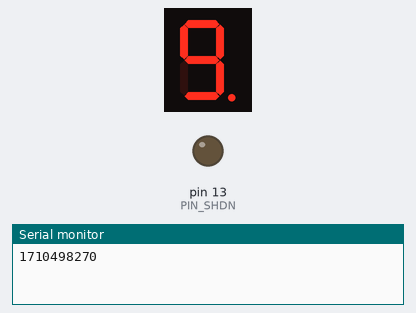
Bench run of a sketch on a simulated Arduino Leonardo, built with avr-gcc and run on an emulated ATmega32U4. Parts: 1-digit seven-segment display, output pins drawn as LEDs (lit = HIGH), the last lines printed to the serial monitor. Wiring (inferred from the names in the program): 1-digit 7-segment display, segments lit when LOW: segments pin 9, pin 8, pin 7, pin 6, pin 2, pin 3, pin 4, pin 5. The local clock reads 2024-03-15 10:24:30 at power-on unless the sketch sets it; the segment pins are drawn as the display they are named for; pins used as bus, display or sensor lines are not drawn.

Above: at 0.1 s.
At 35.7 s:
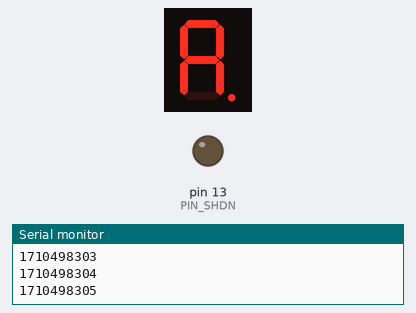

The sketch:

Nixieclock_v3.ino
```cpp
#include <Wire.h>
#include <RTClib.h>

#define TIME_MSG_LEN  11   // time sync to PC is HEADER followed by Unix time_t as ten ASCII digits
#define TIME_HEADER  'T'   // Header tag for serial time sync message
#define TIME_REQUEST  7    // ASCII bell character requests a time sync message

#define PIN_SHDN 13

RTC_DS3231 rtc;

const byte pinsBus [8] = { 5, 4, 3, 2, 6, 7, 8, 9 };
const byte pinsCs [6] = {10, A0, 11, A1, 12, A2};

const unsigned int digits [4][10] = {
//   0   1   2   3   4   5   6   7   8   9
  {  4,  1,  0,  8,  9, 10, 11, 12, 13,  5 },
  { 18,  7,  6, 14, 15, 24, 25, 26, 27, 19 },
  { 32, 21, 20, 28, 29, 30, 31, 40, 41, 33 },
  { 38, 35, 34, 42, 43, 44, 45, 46, 47, 39 }
};

const unsigned int points [4][2] = {
//   L   R
  {  2,  3 },
  { 16, 17 },
  { 22, 23 },
  { 36, 37 }
};

byte displayNumbers [2];
boolean displayPoints [4][2];

void setup() {
  #ifndef ESP8266
    while (!Serial); // for Leonardo/Micro/Zero
  #endif

  noInterrupts();
  Serial.begin(9600);
  interrupts();

  for (int i = 0; i < sizeof(pinsBus); i++) {
    pinMode(pinsBus[i], OUTPUT);
    digitalWrite(pinsBus[i], LOW);
  }
  for (int i = 0; i < sizeof(pinsCs); i++) {
    pinMode(pinsCs[i], OUTPUT);
    digitalWrite(pinsCs[i], LOW);
  }

  // Reset the display
  writeDisplay();

  pinMode(PIN_SHDN, OUTPUT);
  digitalWrite(PIN_SHDN, LOW);
}

void loop() {
  if (Serial.available()) {
    processSyncMessage();
  }

  if (!rtc.begin()) {
    Serial.println("Couldn't find RTC");
    while (true);
  }
  if (rtc.lostPower()) {
    Serial.println("RTC lost power, resetting time");
    rtc.adjust(DateTime((uint32_t) 0));
  }

  DateTime now = rtc.now();
  Serial.println(now.unixtime(), DEC);

  now = (now + TimeSpan(0, 1, 0, 0)); //UTC+1

  boolean dst = summertime(now.year(), now.month(), now.day(), now.hour(), 1);
  if (dst) now = (now + TimeSpan(0, 1, 0, 0));
  // Something seems to adjust the timezone and dst before rtc.now

  displayNumbers[0] = now.hour();
  displayNumbers[1] = now.minute();
  writeDisplay();

  delay(1000);
}

boolean summertime(int year, byte month, byte day, byte hour, byte tzHours) {
// European Daylight Savings Time calculation by "jurs" for German Arduino Forum
// input parameters: "normal time" for year, month, day, hour and tzHours (0=UTC, 1=MEZ)
// return value: returns true during Daylight Saving Time, false otherwise
  if (month<3 || month>10) return false; // keine Sommerzeit in Jan, Feb, Nov, Dez
  if (month>3 && month<10) return true; // Sommerzeit in Apr, Mai, Jun, Jul, Aug, Sep
  if (month==3 && (hour + 24 * day)>=(1 + tzHours + 24*(31 - (5 * year /4 + 4) % 7)) || month==10 && (hour + 24 * day)<(1 + tzHours + 24*(31 - (5 * year /4 + 1) % 7))) {
    return true;
  } else {
    return false;
  }
}

void processSyncMessage() {
  // if time sync available from serial port, update time and return true
  while (Serial.available() >=  TIME_MSG_LEN ) {  // time message consists of header & 10 ASCII digits
    char c = Serial.read();
    Serial.print(c);
    if (c == TIME_HEADER) {
      uint32_t pctime = 0;
      for (int i=0; i < TIME_MSG_LEN -1; i++) {
        c = Serial.read();
        if( c >= '0' && c <= '9') {
          pctime = (10 * pctime) + (c - '0') ; // convert digits to a number
        }
      }
      Serial.print("Setting time to");
      Serial.println(pctime);
      rtc.adjust(pctime);
    }
  }
}

void writeDisplay() {
  byte display [6] = {0, 0, 0, 0, 0, 0};
  for (int d = 0; d < sizeof(displayNumbers); d++) {
    // first digit of number
    int value = displayNumbers[d] / 10;
    int digitBit = digits[d*2][value];
    display[digitBit / 8] |= 1 << (digitBit % 8);

    // second digit of number
    value = displayNumbers[d] % 10;
    digitBit = digits[d*2+1][value];
    display[digitBit / 8] |= 1 << (digitBit % 8);
  }
  // set points
  for (int t = 0; t < sizeof(displayPoints); t++) {
    for (int p = 0; p < sizeof(displayPoints[t]); p++) {
      if (displayPoints[t][p]) {
        int digitBit = points[t][p];
        display[digitBit / 8] |= 1 << (digitBit % 8);
      }
    }
  }

  writeBus(display);
  Serial.println();
}

void writeBus(byte value[]) {
  for (int c = 0; c < sizeof(pinsCs); c++) {
    byte chip = value[c];
    setBus(chip);
    delay(1);
    digitalWrite(pinsCs[c], HIGH);
    delay(1);
    digitalWrite(pinsCs[c], LOW);
  }
}
void setBus(byte value) {
  for (int i = 0; i < 8; i++) {
    int bit = value & 1;
    if (bit == 1) {
      digitalWrite(pinsBus[i], HIGH);
    } else {
      digitalWrite(pinsBus[i], LOW);
    }
    value >>= 1;
  }
}
```

Measured:
- what the display in image 0 shows lasts 0.9 s, from 0.1 s to 1.0 s
- what the display in image 1 shows lasts 1.0 s, from 35.6 s to 36.6 s
